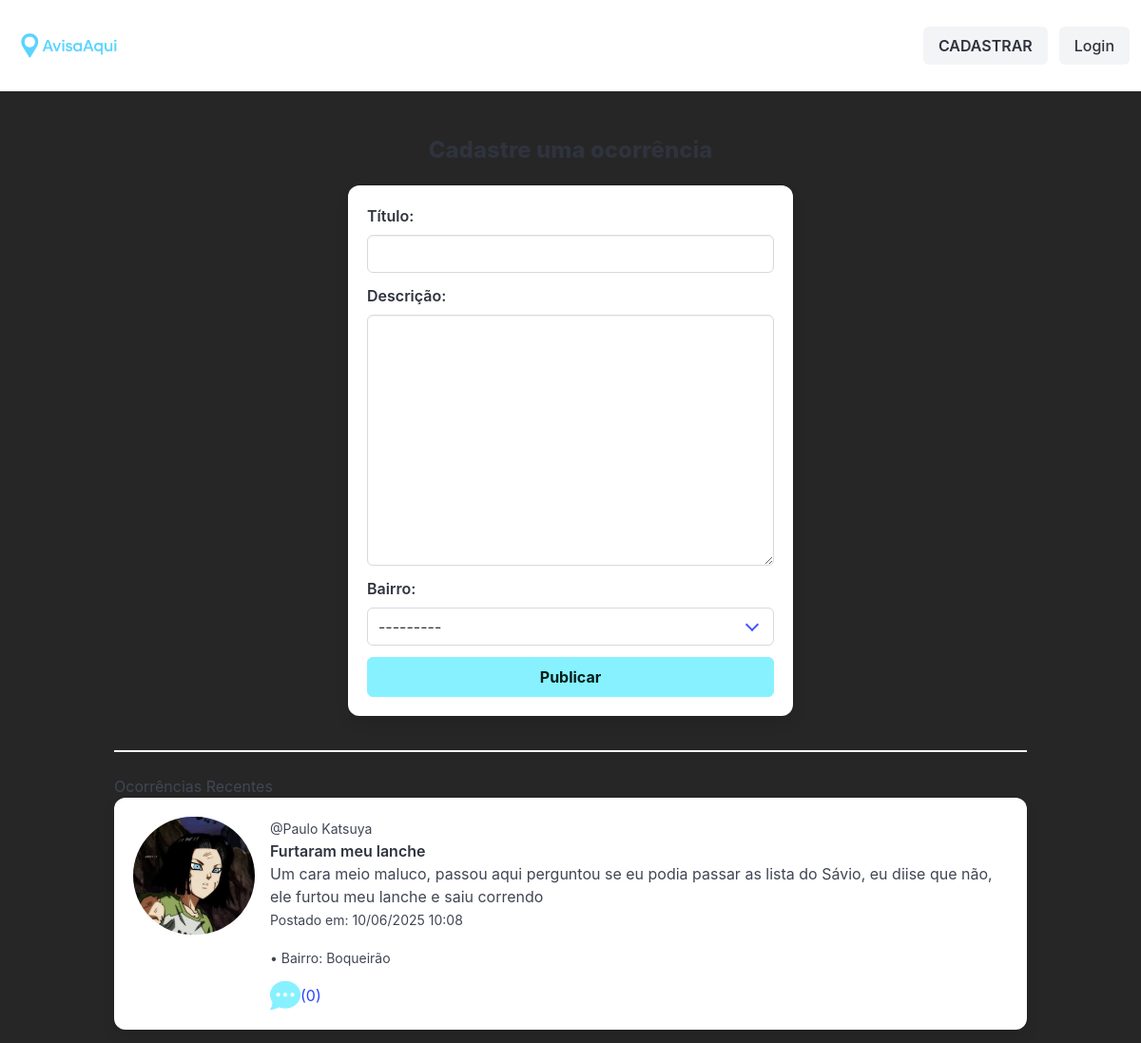
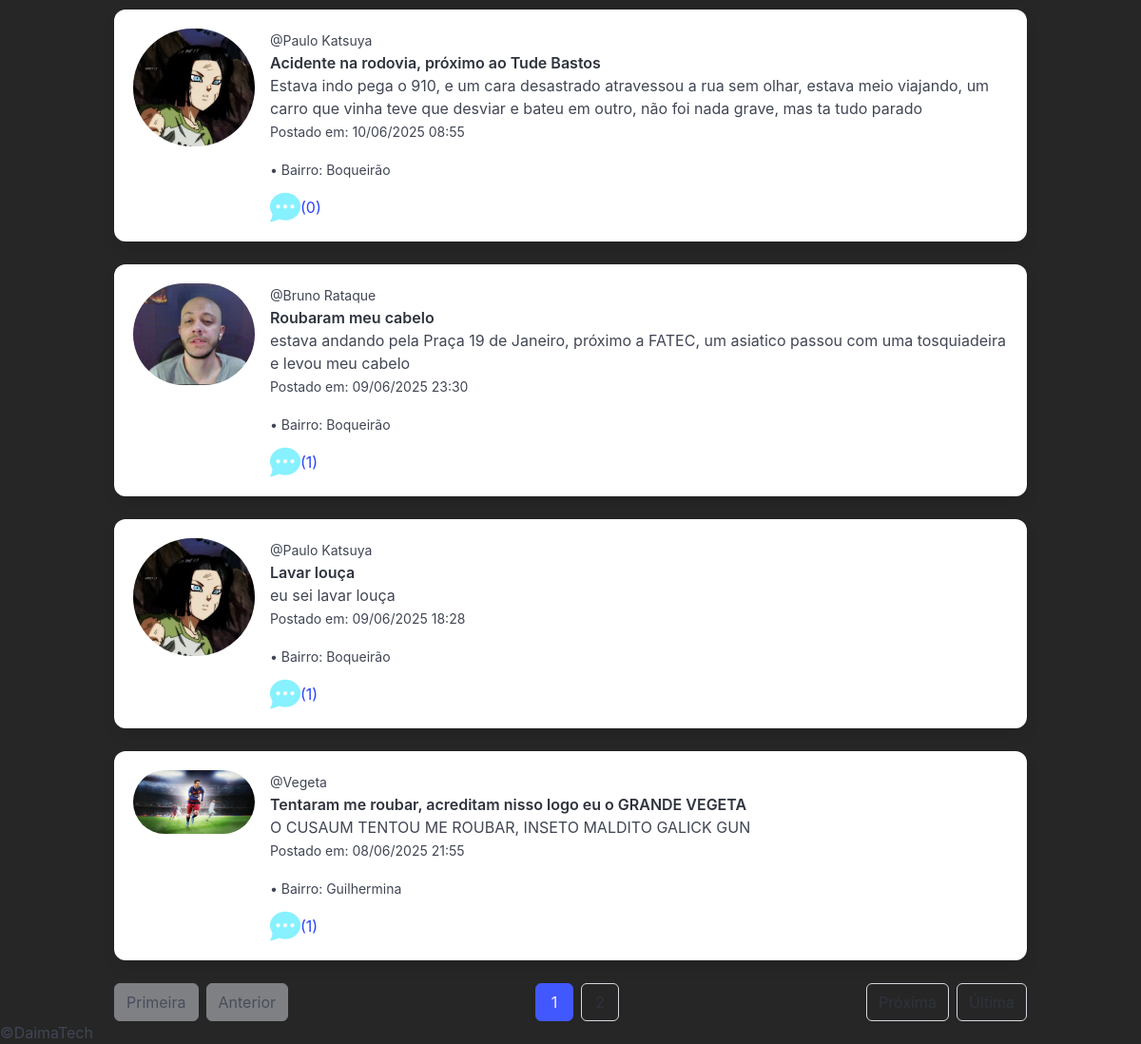
The page / on the database its author committed (2 pictures, top to bottom).
### appHome/models.py (models this page shows, shortened)
class Ocorrencia(models.Model):
    usuario = models.ForeignKey(Usuario, on_delete=models.CASCADE, related_name='ocorrencias')
    titulo = models.CharField(max_length=120)
    descricao = models.TextField()
    bairro = models.ForeignKey(Bairro, on_delete=models.CASCADE,  related_name='bairros')
    data_ocorrencia = models.DateTimeField(auto_now_add=True)

class Usuario(models.Model):
    nome_usuario = models.CharField(max_length=45, unique=True)
    email = models.CharField(max_length=120, unique=True)
    senha = models.CharField(max_length=25)
    foto = models.ImageField(upload_to='fotos_usuarios/', blank=True, null=True)
    descricao = models.TextField(blank=True)

class Bairro(models.Model):
    nome = models.CharField(max_length=60)
    def __str__(self):
        return self.nome

### appHome/views.py (the view, shortened to what this page needs)
# urls.py: path('', views.home, name='home'),
def home(request):
    usuario_logado = None
    if 'email' in request.session:
        try:
            usuario_logado = Usuario.objects.get(email=request.session['email'])
        except Usuario.DoesNotExist:
            request.session.flush()
    form_ocorrencia = OcorrenciaForm()
    todas_ocorrencias = Ocorrencia.objects.all().order_by('-data_ocorrencia')
    paginator = Paginator(todas_ocorrencias, 5)
    page = request.GET.get('page')
    try:
        ocorrencias = paginator.page(page)
    except PageNotAnInteger:
        ocorrencias = paginator.page(1)
    except EmptyPage:
        ocorrencias = paginator.page(paginator.num_pages)
    dados = {
        'form_ocorrencia': form_ocorrencia,
        'ocorrencias': ocorrencias,
        'usuario_logado': usuario_logado
    }
    return render(request, "home.html", dados)

### appHome/forms.py
class OcorrenciaForm(forms.ModelForm):
    class Meta:
        model = Ocorrencia
        fields = ('titulo', 'descricao', 'bairro')
        widgets = {
            'titulo' : forms.TextInput(attrs={'class': 'input'}),
            'descricao': forms.Textarea(attrs={'class': 'textarea'}),
        }

### appHome/templates/home.html (shortened to what this page needs)
{% extends 'template.html' %}
{% load tz %}
{% load static %}
{% load widget_tweaks %}
{% block conteudo %}
    <div class="container">
        <div class="columns is-centered">
            <div class="column is-half">
                <h2 class="title is-4 has-text-centered mt-6">Cadastre uma ocorrência</h2>
                <div class="box">
                    <form action="{% url 'home' %}" method="POST">
                        <div class="field">
                            <label class="label" for="{{ form_ocorrencia.titulo.id_for_label }}">Título:</label>
                            <div class="control">
                                {{ form_ocorrencia.titulo|attr:"class:input" }}
                            </div>
                        </div>
                        <div class="field">
                            <label class="label" for="{{ form_ocorrencia.descricao.id_for_label }}">Descrição:</label>
                            <div class="control">
                                {{ form_ocorrencia.descricao|attr:"class:textarea" }}
                            </div>
                        </div>
                        <div class="field">
                            <label class="label" for="{{ form_ocorrencia.bairro.id_for_label }}">Bairro:</label>
                            <div class="control">
                                <div class="select is-fullwidth">
                                    {{ form_ocorrencia.bairro }}
                                </div>
                            </div>
                        </div>
                        <div class="field">
                            <div class="control">
                                <button type="submit" class="button is-primary is-fullwidth button-success">Publicar</button>
                            </div>
                        </div>
                    </form>
                </div>
            </div>
        </div>
        <hr>
        <h2>Ocorrências Recentes</h2>
        <div id="ocorrencias-container">
            {% for ocorrencia in ocorrencias %}
                <div class="box mb-5">
                    <article class="media">
                        <div class="media-left">
                            <figure class="image is-128x128">
                                {% if ocorrencia.usuario.foto %}
                                    <img class="is-rounded" src="{{ ocorrencia.usuario.foto.url }}" alt="Foto de perfil de {{ ocorrencia.usuario.nome_usuario }}">
                                {% else %}
                                    <img class="is-rounded has-background-white" src="{% static 'img/icon-user.png' %}" alt="Foto padrão">
                                {% endif %}
                            </figure>
                        </div>
                        <div class="media-content">
                            <div class="content">
                                <small>@{{ ocorrencia.usuario.nome_usuario }}</small>
                                <p>
                                    <strong>{{ ocorrencia.titulo }}</strong>
                                    <br>
                                    {{ ocorrencia.descricao|linebreaksbr }}
                                    <br>
                                    <small>Postado em: {{ ocorrencia.data_ocorrencia|localtime|date:"d/m/Y H:i" }}</small>
                                </p>
                                {% if ocorrencia.bairro %}
                                    <small>&bull; Bairro: {{ ocorrencia.bairro.nome }}</small>
                                {% endif %}
                            </div>
                            <nav class="level is-mobile">
                                <div class="level-left">
                                    <a class="level-item comentarios-btn" data-ocorrencia-id="{{ ocorrencia.id }}">
                                        <span class="icon is-medium">
                                            <img src="{% static 'img/chat_azul.png' %}" alt="Ícone de chat">
                                        </span>
                                        <span>  ({{ ocorrencia.comentarios.count }})</span>
                                    </a>
                                </div>
                            </nav>
                        </div>
                    </article>
                </div>
            {% empty %}
                <p class="has-text-centered is-size-5">Nenhuma ocorrência encontrada ainda. Seja o primeiro a postar!</p>
            {% endfor %}
        </div>
        {% if ocorrencias.has_other_pages %}
            <nav class="pagination is-centered" role="navigation" aria-label="pagination">
                {% if ocorrencias.has_previous %}
                    <a class="pagination-previous" href="?page=1">Primeira</a>
                    <a class="pagination-previous" href="?page={{ ocorrencias.previous_page_number }}">Anterior</a>
                {% else %}
                    <a class="pagination-previous is-disabled" disabled>Primeira</a>
                    <a class="pagination-previous is-disabled" disabled>Anterior</a>
                {% endif %}
                {% if ocorrencias.has_next %}
                    <a class="pagination-next" href="?page={{ ocorrencias.next_page_number }}">Próxima</a>
                    <a class="pagination-next" href="?page={{ ocorrencias.paginator.num_pages }}">Última</a>
                {% else %}
                    <a class="pagination-next is-disabled" disabled>Próxima</a>
                    <a class="pagination-next is-disabled" disabled>Última</a>
                {% endif %}
                <ul class="pagination-list">
                    {% for i in ocorrencias.paginator.page_range %}
                        {% if ocorrencias.number == i %}
                            <li><a class="pagination-link is-current" aria-label="Page {{ i }}" aria-current="page">{{ i }}</a></li>
                        {% else %}
                            <li><a class="pagination-link" href="?page={{ i }}" aria-label="Go to page {{ i }}">{{ i }}</a></li>
                        {% endif %}
                    {% endfor %}
                </ul>
            </nav>
        {% endif %}
    </div>
{% endblock %}

### appHome/static/style.css (style rules this page uses)
.button-success { background-color: var(--cor1); border: 1px solid var(--cor1); font-weight: bolder; }

### appHome/templates/template.html (style rules this page uses)
body { background-color: var(--cor5); min-height: 100vh; }

### rows shown on the page
Ocorrencia: usuario.foto (picture), usuario.nome_usuario "Paulo Katsuya", titulo "Furtaram meu lanche", descricao "Um cara meio maluco, passou aqui perguntou se eu podia passar as lista do Sávio, eu diise que não, ele furtou meu lanche e saiu correndo", data_ocorrencia "10/06/2025 10:08", bairro.nome "Boqueirão", comentarios.count "0"
Ocorrencia: usuario.foto (picture), usuario.nome_usuario "Paulo Katsuya", titulo "Acidente na rodovia, próximo ao Tude Bastos", descricao "Estava indo pega o 910, e um cara desastrado atravessou a rua sem olhar, estava meio viajando, um carro que vinha teve que desviar e bateu em outro, não foi nada grave, mas ta tudo parado", data_ocorrencia "10/06/2025 08:55", bairro.nome "Boqueirão", comentarios.count "0"
Ocorrencia: usuario.foto (picture), usuario.nome_usuario "Bruno Rataque", titulo "Roubaram meu cabelo", descricao "estava andando pela Praça 19 de Janeiro, próximo a FATEC, um asiatico passou com uma tosquiadeira e levou meu cabelo", data_ocorrencia "09/06/2025 23:30", bairro.nome "Boqueirão", comentarios.count "1"
Ocorrencia: usuario.foto (picture), usuario.nome_usuario "Paulo Katsuya", titulo "Lavar louça", descricao "eu sei lavar louça", data_ocorrencia "09/06/2025 18:28", bairro.nome "Boqueirão", comentarios.count "1"
Ocorrencia: usuario.foto (picture), usuario.nome_usuario "Vegeta", titulo "Tentaram me roubar, acreditam nisso logo eu o GRANDE VEGETA", descricao "O CUSAUM TENTOU ME ROUBAR, INSETO MALDITO GALICK GUN", data_ocorrencia "08/06/2025 21:55", bairro.nome "Guilhermina", comentarios.count "1"

### other values the page prints
{{ i }} "1"
